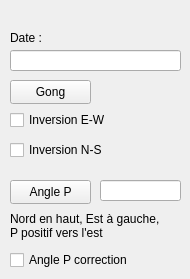
       <widget class="QWidget" name="orientation">
        <widget class="QLineEdit" name="ori_date_text">
         <property name="geometry">
          <rect>
           <x>10</x>
           <y>50</y>
           <width>171</width>
           <height>21</height>
          </rect>
         </property>
        </widget>
        <widget class="QPushButton" name="ori_gong_btn">
         <property name="geometry">
          <rect>
           <x>10</x>
           <y>80</y>
           <width>81</width>
           <height>24</height>
          </rect>
         </property>
         <property name="text">
          <string>Gong</string>
         </property>
        </widget>
        <widget class="QCheckBox" name="ori_inv_EW_chk">
         <property name="geometry">
          <rect>
           <x>10</x>
           <y>110</y>
           <width>121</width>
           <height>20</height>
          </rect>
         </property>
         <property name="text">
          <string>Inversion E-W</string>
         </property>
        </widget>
        <widget class="QCheckBox" name="ori_inv_NS_chk">
         <property name="geometry">
          <rect>
           <x>10</x>
           <y>140</y>
           <width>121</width>
           <height>20</height>
          </rect>
         </property>
         <property name="text">
          <string>Inversion N-S</string>
         </property>
        </widget>
        <widget class="QPushButton" name="ori_angP_btn">
         <property name="geometry">
          <rect>
           <x>10</x>
           <y>180</y>
           <width>81</width>
           <height>24</height>
          </rect>
         </property>
         <property name="text">
          <string>Angle P</string>
         </property>
        </widget>
        <widget class="QLineEdit" name="ori_angP_text">
         <property name="geometry">
          <rect>
           <x>100</x>
           <y>180</y>
           <width>81</width>
           <height>21</height>
          </rect>
         </property>
        </widget>
        <widget class="QLabel" name="label_15">
         <property name="geometry">
          <rect>
           <x>10</x>
           <y>210</y>
           <width>171</width>
           <height>31</height>
          </rect>
         </property>
         <property name="text">
          <string>Nord en haut, Est à gauche, 
P positif vers l'est</string>
         </property>
         <property name="wordWrap">
          <bool>true</bool>
         </property>
         <property name="textInteractionFlags">
          <set>Qt::TextInteractionFlag::NoTextInteraction</set>
         </property>
        </widget>
        <widget class="QLabel" name="label_40">
         <property name="geometry">
          <rect>
           <x>10</x>
           <y>30</y>
           <width>61</width>
           <height>16</height>
          </rect>
         </property>
         <property name="text">
          <string>Date :</string>
         </property>
        </widget>
        <widget class="QCheckBox" name="section_angP_auto_chk">
         <property name="geometry">
          <rect>
           <x>10</x>
           <y>250</y>
           <width>121</width>
           <height>20</height>
          </rect>
         </property>
         <property name="text">
          <string>Angle P correction</string>
         </property>
         <property name="checked">
          <bool>false</bool>
         </property>
        </widget>
       </widget>
